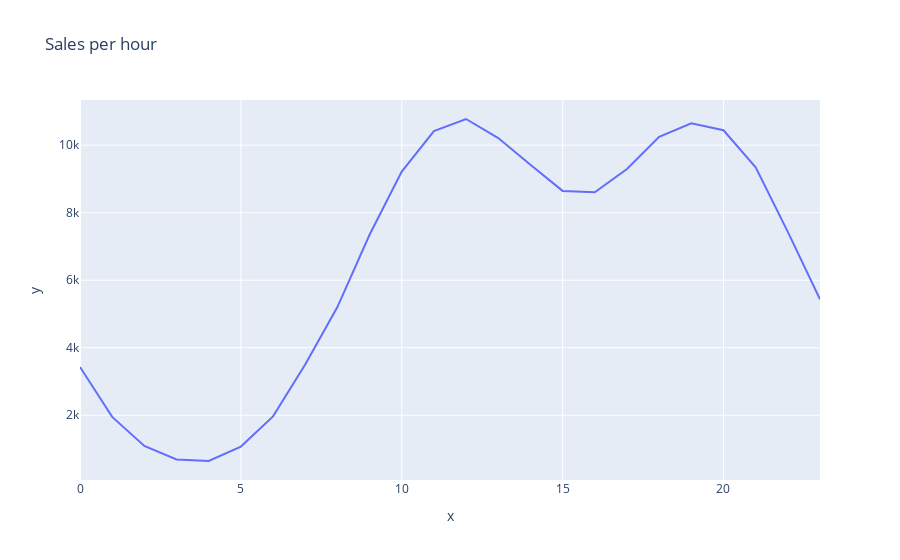

Here is the notebook cell this chart was saved with:
### Code cell
hours = [hour for hour, df in df.groupby('Hour')]

px.line(df, x = hours, y = df.groupby(['Hour']).count().reset_index()['Quantity Ordered'],
       title = 'Sales per hour')

### Figure 1 — Plotly figure (JSON) as saved in the notebook; plotly's stock layout.template omitted (floating-point values rounded to 4 significant figures)
{"data": [{"hovertemplate": "x=%{x}<br>y=%{y}<extra></extra>", "legendgroup": "", "line": {"color": "#636efa", "dash": "solid"}, "mode": "lines", "name": "", "orientation": "v", "showlegend": false, "type": "scatter", "x": [0, 1, 2, 3, 4, 5, 6, 7, 8, 9, 10, 11, 12, 13, 14, 15, 16, 17, 18, 19, 20, 21, 22, 23], "xaxis": "x", "y": [3431, 1952, 1091, 693, 646, 1074, 1967, 3503, 5205, 7345, 9217, 10415, 10773, 10208, 9419, 8644, 8601, 9294, 10246, 10647, 10439, 9343, 7430, 5432], "yaxis": "y"}], "layout": {"legend": {"tracegroupgap": 0}, "title": {"text": "Sales per hour"}, "xaxis": {"anchor": "y", "domain": [0, 1], "title": {"text": "x"}}, "yaxis": {"anchor": "x", "domain": [0, 1], "title": {"text": "y"}}}}
